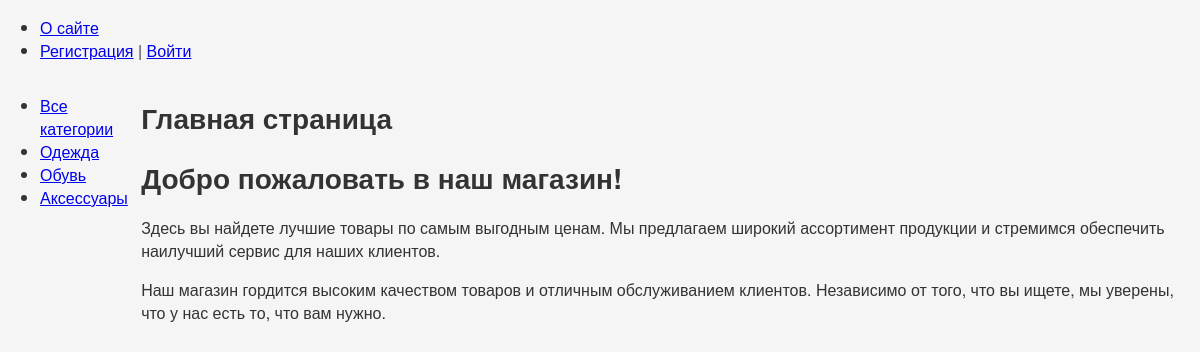
The page / on the database its author committed.
### store/models.py (models this page shows, shortened)
class Category(models.Model):
    name = models.CharField(max_length=50)
    slug = models.SlugField(max_length=255, unique=True, db_index=True, verbose_name="URL")
    def get_absolute_url(self):
        return reverse('cat_products', kwargs={'cat_slug': self.slug})

### store/views.py (the view)
# urls.py: 2. Add a URL to urlpatterns:  path('', Home.as_view(), name='home')
class Home(DataMixin, TemplateView):
    template_name = 'store/home.html'
    def get_context_data(self, *, object_list=None, **kwargs):
        context = super().get_context_data(**kwargs)
        c_def = self.get_user_context(title="Главная страница")
        context.update(c_def)
        return context

### store/utils.py (called while the page is built)
    def get_user_context(self, **kwargs):
        context = kwargs
        cats = Category.objects.annotate(Count('products'))
        user_menu = menu.copy()
        context['menu'] = user_menu
        context['cats'] = cats
        if 'cat_selected' not in context:
            context['cat_selected'] = 0
        return context

### store/templates/store/home.html
{% extends 'store/base.html' %}
{% block content %}
<h1>{{title}}</h1>
 <h1>Добро пожаловать в наш магазин!</h1>
  <p>Здесь вы найдете лучшие товары по самым выгодным ценам. Мы предлагаем широкий ассортимент продукции и стремимся обеспечить наилучший сервис для наших клиентов.</p>
  <p>Наш магазин гордится высоким качеством товаров и отличным обслуживанием клиентов. Независимо от того, что вы ищете, мы уверены, что у нас есть то, что вам нужно.</p>
{% endblock %}

### store/templates/store/base.html (shortened to what this page needs)
{% load static %}
<!DOCTYPE html>
<html>
<head>
    <link rel="stylesheet" href="{% static 'store/css/styles.css' %}">
</head>
<body>
<table class="table-page" border="0" cellpadding="0" cellspacing="0">
    <tr>
        <td valign="top">
            {% block mainmenu %}
            <ul id="mainmenu" class="mainmenu">
                {% for m in menu %}
                <li><a href="{% url m.url_name %}">{{m.title}}</a></li>
                {% endfor %}
                {% if request.user.is_authenticated %}
                <li class="last"> {{user.username}} | <a href="{% url 'logout' %}">Выйти</a></li>
                {% else %}
                <li class="last"><a href="{% url 'register' %}">Регистрация</a> | <a href="{% url 'login' %}">Войти</a>
                </li>
                {% endif %}
            </ul>
            {% endblock mainmenu %}
            <table class="table-content" border=0 cellpadding="0" cellspacing="0">
                <tr>
                    <td valign="top" class="left-chapters">
                        <ul id="leftchapters">
                            {% if request.resolver_match.url_name == 'products' and cat_selected == 0 %}
                                <li class="selected">Все категории</li>
                            {% else %}
                                <li><a href="{% url 'products' %}">Все категории</a></li>
                            {% endif %}
                            {% for c in cats %}
                                {% if c.products__count > 0 %}
                                {% if c.pk == cat_selected %}
                                <li class="selected">{{c.name}}</li>
                                {% else %}
                                <li><a href="{{ c.get_absolute_url }}">{{c.name}}</a></li>
                                {% endif %}
                                {% endif %}
                            {% endfor %}
                        </ul>
                    </td>
                    <td valign="top" class="content">
                        <div class="content-text">
                            {% block content %}
                            {% endblock %}
                        </div>
                    </td>
                </tr>
            </table>
        </td>
    </tr>
</body>
</html>

### store/static/store/css/styles.css (style rules this page uses)
body { font-family: 'Helvetica Neue', Helvetica, Arial, sans-serif; background-color: #f5f5f5; margin: 0; padding: 0; color: #333; }
h1 { font-size: 28px; color: #333; }

### rows shown on the page
Category: name "Одежда"
Category: name "Обувь"
Category: name "Аксессуары"

### other values the page prints
{{ m.title }} "О сайте"
{{ title }} "Главная страница"
